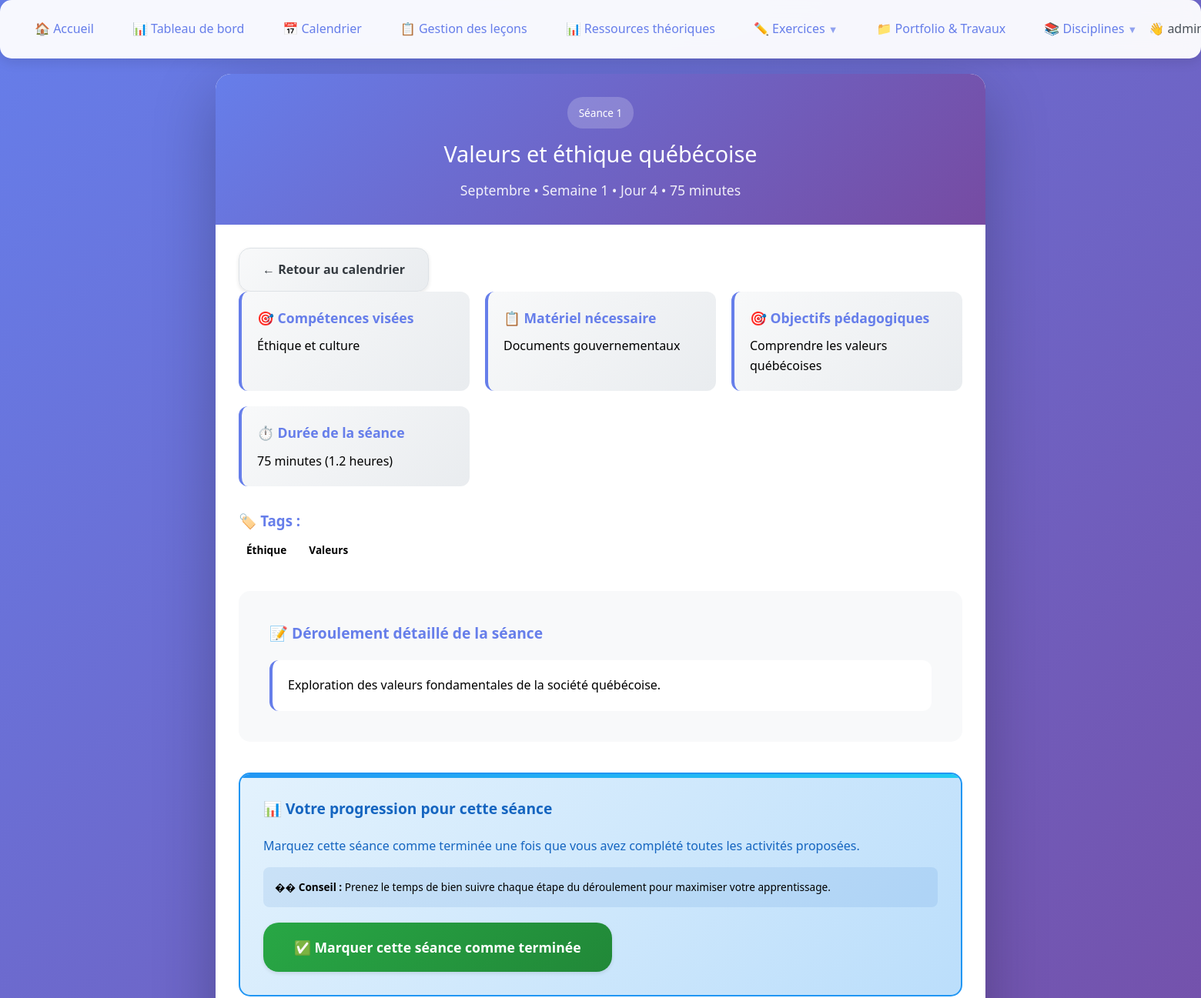
/lesson/9 (signed in, upper part), run on an earlier commit of the app's database.
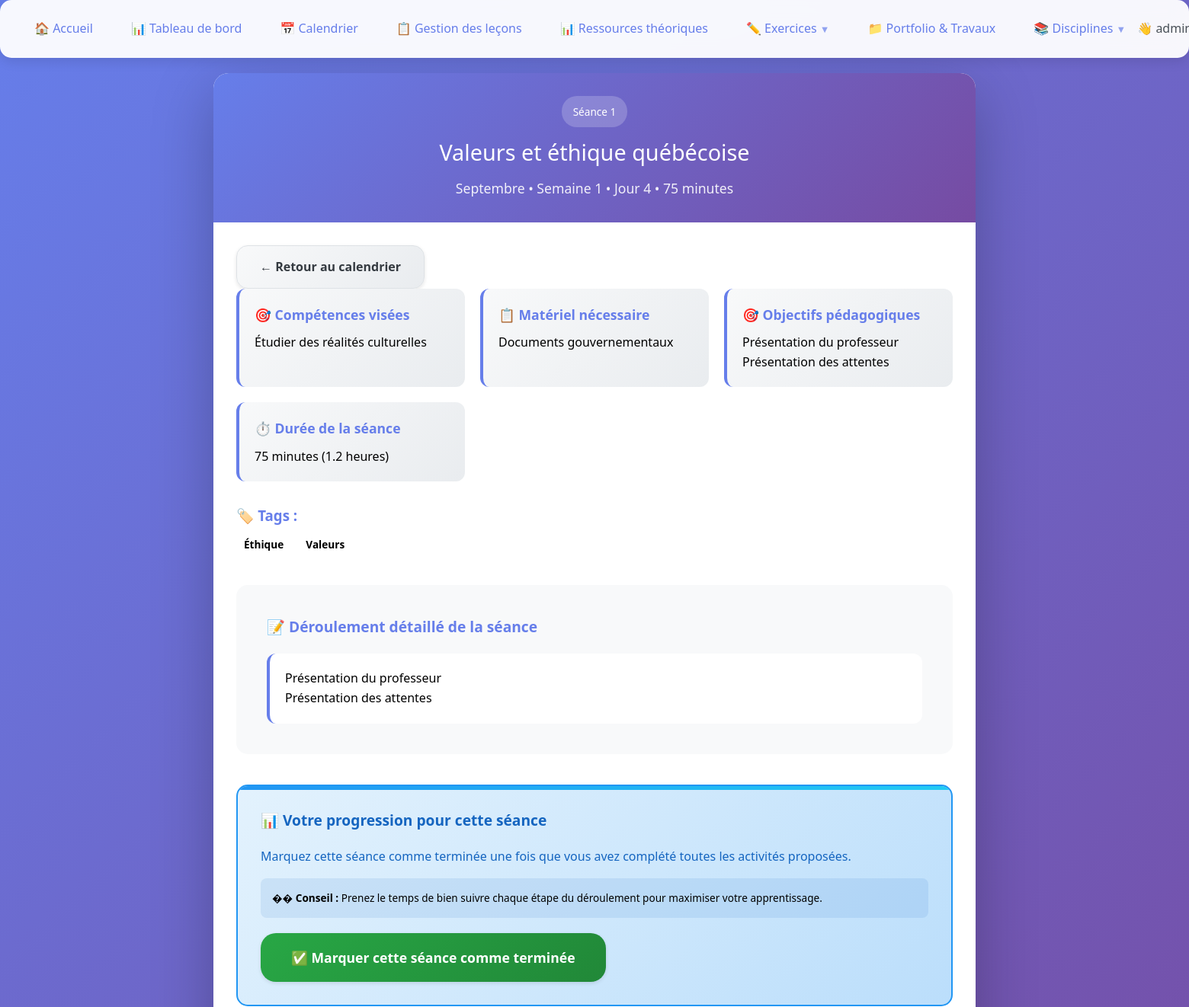
And on a later commit of the database.
### tables this page shows
CREATE TABLE lessons (
                id INTEGER PRIMARY KEY AUTOINCREMENT,
                lesson_number INTEGER NOT NULL,
                month TEXT NOT NULL,
                week_number INTEGER NOT NULL,
                day_number INTEGER NOT NULL,
                title TEXT NOT NULL,
                content TEXT,
                duration INTEGER DEFAULT 75,
                competences TEXT,
                materials TEXT,
                objectives TEXT,
                tags TEXT,
                created_at TIMESTAMP DEFAULT CURRENT_TIMESTAMP,
                updated_at TIMESTAMP DEFAULT CURRENT_TIMESTAMP
            , subject TEXT DEFAULT 'français', evaluation TEXT, homework TEXT, adaptations TEXT, notes TEXT);

### app.py (the view)
@app.route('/lesson/<int:lesson_id>')
def lesson_detail(lesson_id):
    if 'user' not in session:
        return redirect(url_for('login'))
    conn = sqlite3.connect(DB_FILE)
    c = conn.cursor()
    c.execute("SELECT * FROM lessons WHERE id=?", (lesson_id,))
    lesson = c.fetchone()
    progress = None
    if 'user_id' in session:
        c.execute("SELECT * FROM student_progress WHERE user_id=? AND lesson_id=?",
                  (session['user_id'], lesson_id))
        progress = c.fetchone()
    conn.close()
    if not lesson:
        flash("Leçon non trouvée", 'error')
        return redirect(url_for('calendar'))
    return render_template('lesson_detail.html', lesson=lesson, progress=progress)

### templates/lesson_detail.html (shortened to what the changed rows need)
<!DOCTYPE html>
<html lang="fr">
<head>
    <link rel="stylesheet" href="{{ url_for('static', filename='css/dist/main.css') }}">
</head>
<body>
    <div class="lesson-detail-container">
        <div class="lesson-detail-header">
            <div class="lesson-number-badge">Séance {{ lesson[1] }}</div>
            <div class="lesson-detail-title">{{ lesson[5] }}</div>
            <div class="lesson-meta">
                {{ lesson[2].title() }} • Semaine {{ lesson[3] }} • Jour {{ lesson[4] }} • {{ lesson[7] }} minutes
            </div>
        </div>
        <div class="lesson-detail-content">
            <div class="info-grid">
                <div class="info-card">
                    <h3>🎯 Compétences visées</h3>
                    <p>{{ lesson[8] or 'Compétences selon le programme PFEQ' }}</p>
                </div>
                <div class="info-card">
                    <h3>📋 Matériel nécessaire</h3>
                    <p>{{ lesson[9] or 'Matériel standard de classe' }}</p>
                </div>
                <div class="info-card">
                    <h3>🎯 Objectifs pédagogiques</h3>
                    <p>{{ lesson[10] or 'Voir le contenu détaillé ci-dessous' }}</p>
                </div>
                <div class="info-card">
                    <h3>⏱️ Durée de la séance</h3>
                    <p>{{ lesson[7] }} minutes ({{ "%.1f"|format(lesson[7]/60) }} heures)</p>
                </div>
            </div>
            <div class="lesson-content-section">
                <div style="background: var(--white); padding: var(--space-lg); border-radius: var(--radius-md); border-left: 4px solid var(--primary-color);">
                    <pre style="white-space: pre-wrap; font-family: inherit; line-height: 1.6; margin: 0;">{{ lesson[6] }}</pre>
                </div>
            </div>
        </div>
    </div>
</body>
</html>

What changed in the data, as far as the page shows it:
changed lessons "Valeurs et éthique québécoise": competences "Éthique et culture" → "Étudier des réalités culturelles"; objectives "Comprendre les valeurs québécoises" → "Présentation du professeur Présentation des attentes"; content "Exploration des valeurs fondamentales de la société québécoise." → "Présentation du professeur Présentation des attentes"
